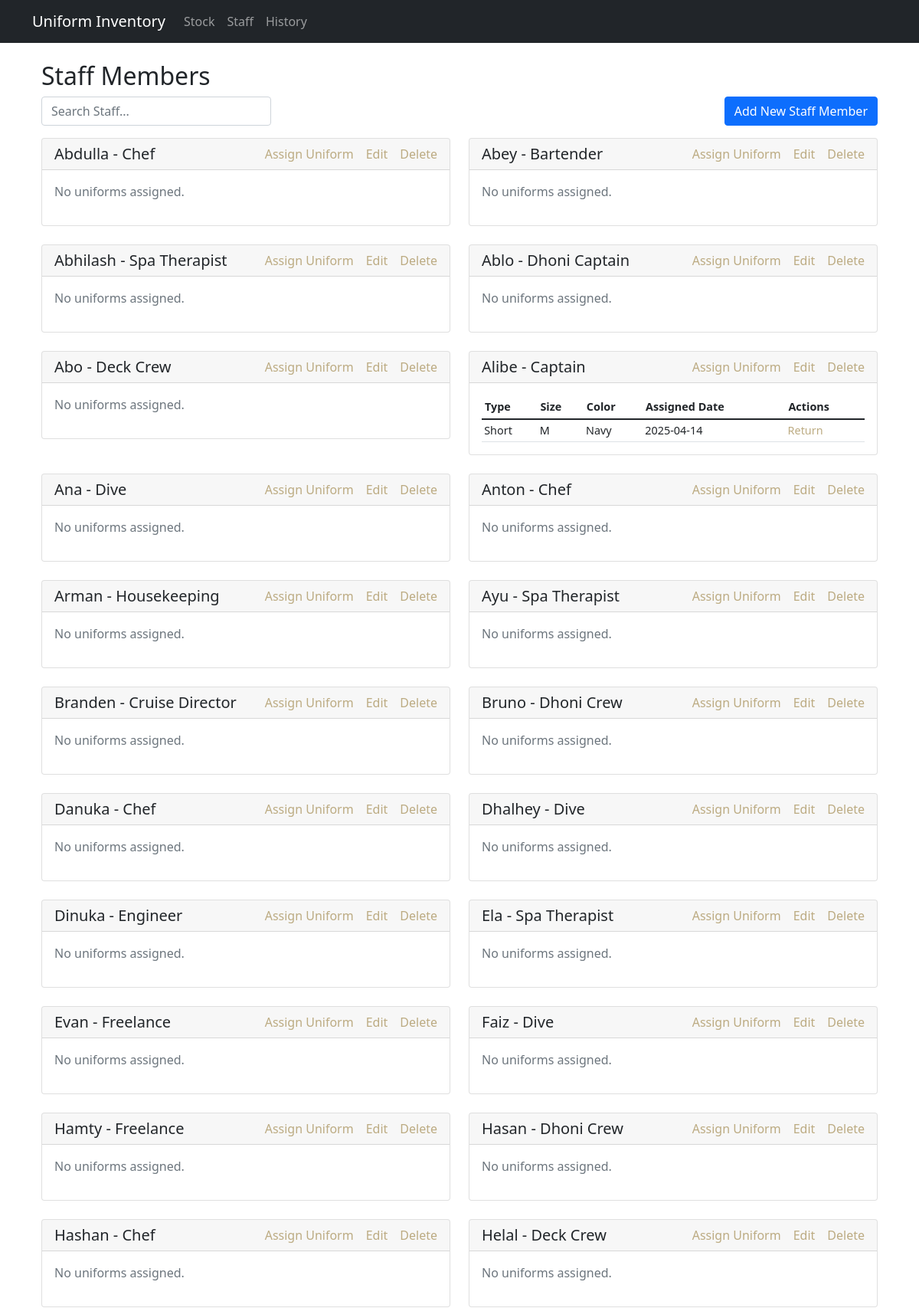
Screenshot of /staff (upper part) with the database file from the repository.
### tables this page shows
CREATE TABLE staff (
        id INTEGER PRIMARY KEY AUTOINCREMENT,
        name TEXT NOT NULL,
        department TEXT NOT NULL
    );

CREATE TABLE staff_assignments (
        id INTEGER PRIMARY KEY AUTOINCREMENT,
        staff_id INTEGER,
        uniform_id INTEGER,
        assigned_date TIMESTAMP DEFAULT CURRENT_TIMESTAMP,
        returned_date TIMESTAMP,
        status TEXT DEFAULT 'assigned',
        notes TEXT,
        FOREIGN KEY (staff_id) REFERENCES staff (id),
        FOREIGN KEY (uniform_id) REFERENCES uniforms (id)
    );

CREATE TABLE uniforms (
        id INTEGER PRIMARY KEY AUTOINCREMENT,
        type TEXT NOT NULL,
        size TEXT NOT NULL,
        color TEXT NOT NULL,
        current_stock INTEGER DEFAULT 0
    );

### app.py (the view)
@app.route('/staff')
def staff_list():
    staff = staff_mgmt.get_staff_list()
    return render_template('staff_list.html', staff=staff)

### templates/staff_list.html (shortened to what this page needs)
{% extends "base.html" %}
{% block content %}
<div class="container mt-4">
    <h2>Staff Members</h2>
    <div class="d-flex justify-content-between mb-3">
        <input type="text" id="staffSearch" class="form-control" placeholder="Search Staff..." onfocus="clearAndShowDropdown()" onblur="hideDropdown()" onkeyup="filterStaff()" style="max-width: 300px;">
        <a href="{{ url_for('add_staff') }}" class="btn btn-primary ms-2">Add New Staff Member</a>
    </div>
    <div class="row" id="staffContainer">
        {% for staff_member in staff %}
        <div class="col-md-6 mb-4 staff-card" data-staff-id="{{ staff_member.id }}">
            <div class="card">
                <div class="card-header d-flex justify-content-between align-items-center">
                    <h5 class="mb-0">{{ staff_member.name }} - {{ staff_member.department|title }}</h5>
                    <div class="d-flex align-items-center" style="gap: 1rem;">
                        <a href="{{ url_for('assign_uniform') }}?staff_id={{ staff_member.id }}" class="text-decoration-none" style="color: #bcab82;" onmouseover="this.style.color='black'" onmouseout="this.style.color='#bcab82'">Assign Uniform</a>
                        <a href="{{ url_for('edit_staff', staff_id=staff_member.id) }}" class="text-decoration-none" style="color: #bcab82;" onmouseover="this.style.color='black'" onmouseout="this.style.color='#bcab82'">Edit</a>
                        <a href="#" class="text-decoration-none" style="color: #bcab82;" onmouseover="this.style.color='red'" onmouseout="this.style.color='#bcab82'" data-bs-toggle="modal" data-bs-target="#deleteModal{{ staff_member.id }}">Delete</a>
                    </div>
                </div>
                <div class="card-body">
                    {% if staff_member.assigned_uniforms %}
                        <div class="table-responsive">
                            <table class="table table-sm" style="font-size: 0.9rem; margin-bottom: 0; border-collapse: collapse;">
                                <thead>
                                    <tr>
                                        <th>Type</th>
                                        <th>Size</th>
                                        <th>Color</th>
                                        <th>Assigned Date</th>
                                        <th>Actions</th>
                                    </tr>
                                </thead>
                                <tbody>
                                    {% for uniform in staff_member.assigned_uniforms %}
                                    <tr style="border-bottom: 1px solid #dee2e6;">
                                        <td style="padding: 0.2rem; border: none;">{{ uniform.type }}</td>
                                        <td style="padding: 0.2rem; border: none;">{{ uniform.size }}</td>
                                        <td style="padding: 0.2rem; border: none;">{{ uniform.color }}</td>
                                        <td style="padding: 0.2rem; border: none;">{{ uniform.assigned_date.split(' ')[0] }}</td>
                                        <td style="padding: 0.2rem; border: none;">
                                            <a href="#" class="text-decoration-none" style="color: #bcab82;" onmouseover="this.style.color='black'" onmouseout="this.style.color='#bcab82'" data-bs-toggle="modal" data-bs-target="#returnModal{{ staff_member.id }}_{{ loop.index }}">Return</a>
                                        </td>
                                    </tr>
                                    {% endfor %}
                                </tbody>
                            </table>
                        </div>
                    {% else %}
                        <p class="text-muted">No uniforms assigned.</p>
                    {% endif %}
                </div>
            </div>
        </div>
        {% endfor %}
    </div>
</div>
{% endblock %}

### rows the page displays
staff: name "Abdulla", department "Chef", shows "No uniforms assigned."
staff: name "Abey", department "Bartender", shows "No uniforms assigned."
staff: name "Abhilash", department "Spa Therapist", shows "No uniforms assigned."
staff: name "Ablo", department "Dhoni Captain", shows "No uniforms assigned."
staff: name "Abo", department "Deck Crew", shows "No uniforms assigned."
staff: name "Alibe", department "Captain"
staff_assignments: type "Short", size "M", color "Navy", assigned_date "2025-04-14"
staff: name "Ana", department "Dive", shows "No uniforms assigned."
staff: name "Anton", department "Chef", shows "No uniforms assigned."
staff: name "Arman", department "Housekeeping", shows "No uniforms assigned."
staff: name "Ayu", department "Spa Therapist", shows "No uniforms assigned."
staff: name "Branden", department "Cruise Director", shows "No uniforms assigned."
staff: name "Bruno", department "Dhoni Crew", shows "No uniforms assigned."
staff: name "Danuka", department "Chef", shows "No uniforms assigned."
staff: name "Dhalhey", department "Dive", shows "No uniforms assigned."
staff: name "Dinuka", department "Engineer", shows "No uniforms assigned."
staff: name "Ela", department "Spa Therapist", shows "No uniforms assigned."
staff: name "Evan", department "Freelance", shows "No uniforms assigned."
staff: name "Faiz", department "Dive", shows "No uniforms assigned."
staff: name "Hamty", department "Freelance", shows "No uniforms assigned."
staff: name "Hasan", department "Dhoni Crew", shows "No uniforms assigned."
staff: name "Hashan", department "Chef", shows "No uniforms assigned."
staff: name "Helal", department "Deck Crew", shows "No uniforms assigned."
